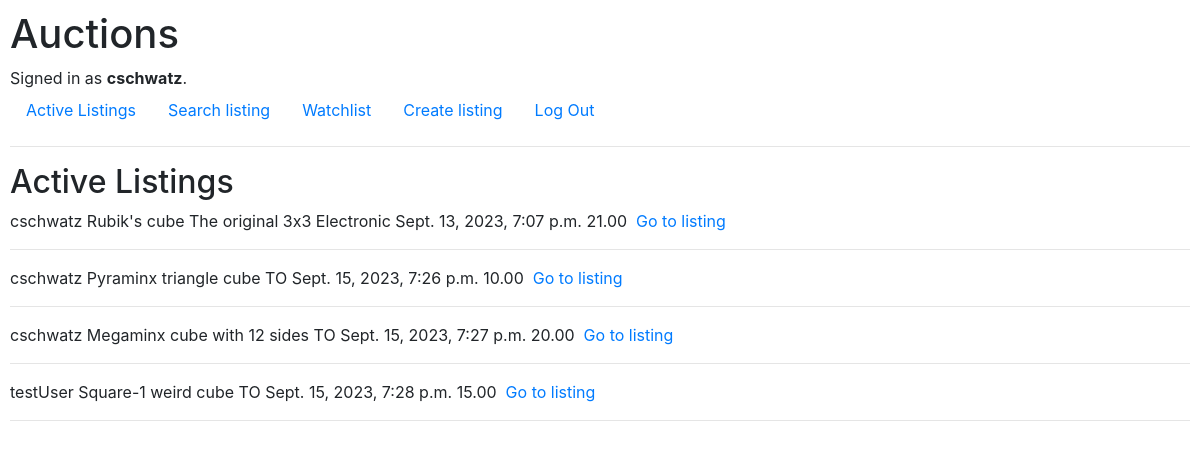
Screenshot of / (signed in) with the database file from the repository.
### auctions/models.py (models this page shows)
class User(AbstractUser):
    pass

class AuctionListing(models.Model):
    user = models.ForeignKey(User, on_delete=models.CASCADE, related_name="user_listing", default=None)
    title = models.CharField(max_length=64)
    description = models.CharField(max_length=150)
    category_choices = [('Electronic', 'electronic'), ('Toys', 'toys'), ('Home', 'home'), ('Fashion', 'fashion'), ('Other', 'other')]
    category = models.CharField(max_length=10, choices=category_choices, default='Other')
    date = models.DateTimeField(auto_now_add=True)
    image = models.URLField()
    value = models.DecimalField(max_digits=8, decimal_places=2, default=0.00)
    is_active = models.BooleanField(default=True)

class Bid(models.Model):
    user = models.ForeignKey(User, on_delete=models.CASCADE, related_name="user_bid", default=None)
    listing = models.ForeignKey(AuctionListing, on_delete=models.CASCADE, related_name="listing_bids")
    bid = models.DecimalField(max_digits=8, decimal_places=2, default=0.00)

### auctions/views.py (the view)
# urls.py: path("", views.index, name="index"),
def index(request):
    all_auctions = AuctionListing.objects.all() # get all active auctions (still have to work on the "active" aspect)
    active_auctions = [listing for listing in all_auctions if listing.is_active]
    listings_with_bid = [] #buffer to store listing+listing's highest bid (tuple)
    for listing in active_auctions:
        try: # see if there are bids for a given listing
            highest_bid = Bid.objects.filter(listing=listing)
            highest_bid = highest_bid.order_by('-bid')[0].bid
        except IndexError: #if there are no bids, the highest bid is the initial value
            highest_bid = listing.value
        listings_with_bid.append((listing, highest_bid))
    return render(request, "auctions/index.html", {
        "listings": listings_with_bid,
    })

### auctions/templates/auctions/index.html (shortened to what this page needs)
{% extends "auctions/layout.html" %}
{% block body %}
    <h2>Active Listings</h2>
    {% for listing in listings %}
        {{ listing.0.user }}
        {{ listing.0.title }}
        {{ listing.0.description }}
        {{ listing.0.category }}
        {{ listing.0.date }}
        {{ listing.1 }}
        <a href="{% url 'listing' listing.0.title  %}">Go to listing</a>
        <hr>
    {% endfor %}
{% endblock %}

### auctions/templates/auctions/layout.html (shortened to what this page needs)
{% load static %}
<!DOCTYPE html>
<html lang="en">
    <head>
        <link rel="stylesheet" href="https://stackpath.bootstrapcdn.com/bootstrap/4.4.1/css/bootstrap.min.css">
        <link href="{% static 'auctions/styles.css' %}" rel="stylesheet">
    </head>
    <body>
        <h1>Auctions</h1>
        <div>
            {% if user.is_authenticated %}
                Signed in as <strong>{{ user.username }}</strong>.
            {% else %}
                Not signed in.
            {% endif %}
        </div>
        <ul class="nav">
            <li class="nav-item">
                <a class="nav-link" href="{% url 'index' %}">Active Listings</a>
            </li>
            <li class="nav-item">
                <a class="nav-link" href="{% url 'search_listing' %}"> Search listing </a>
            </li>
            {% if user.is_authenticated %}
                <li class="nav-item">
                    <a class="nav-link" href="{% url 'watchlist' %}">Watchlist</a>
                </li>
                <li class="nav-item">
                    <a class="nav-link" href="{% url 'create_listing' %}"> Create listing </a>
                </li>
                <li class="nav-item">
                    <a class="nav-link" href="{% url 'logout' %}">Log Out</a>
                </li>
            {% endif %}
        </ul>
        <hr>
        {% block body %}
        {% endblock %}
    </body>
</html>

### auctions/static/auctions/styles.css (style rules this page uses)
body { padding: 10px; }

### rows the page displays
User: username "cschwatz"
AuctionListing: user.username "cschwatz", title "Rubik's cube", description "The original 3x3", category "Electronic", date "Sept. 13, 2023, 7:07 p.m.", bid "21.00"
AuctionListing: user.username "cschwatz", title "Pyraminx", description "triangle cube", category "TO", date "Sept. 15, 2023, 7:26 p.m.", value "10.00"
AuctionListing: user.username "cschwatz", title "Megaminx", description "cube with 12 sides", category "TO", date "Sept. 15, 2023, 7:27 p.m.", value "20.00"
AuctionListing: user.username "testUser", title "Square-1", description "weird cube", category "TO", date "Sept. 15, 2023, 7:28 p.m.", value "15.00"
